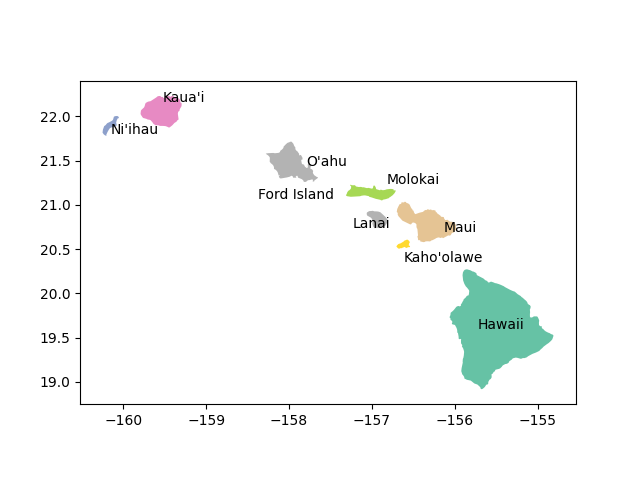

Reproduce this figure in Python.
import geopandas as gpd
import matplotlib.pyplot as plt
from shapely.geometry import Point
import sys

fig,ax = plt.subplots()

dbpath = '/Users/telliott/data/'
gdf = gpd.read_file(dbpath+
    'gz_2010_us_040_00_5m')
hawaii = gdf[gdf['NAME'] == 'Hawaii']

gs = hawaii.geometry
islands = gs.explode(index_parts=True)

names = ["Hawaii",
         "O'ahu",
         "Ni'ihau",
         "Kaua'i",
         "Molokai",
         "Kaho'olawe",
         "Maui",
         "Lanai",
         "Ford Island" ]   

ei = gpd.GeoDataFrame({},
    geometry = islands,
    crs = hawaii.crs)

ei['name'] = names
ei = ei[['name','geometry']]
ei.plot(cmap='Set2')

# not perfect, but you get the idea
def nudge(c,name):
    x,y = c.x,c.y
    if name == 'Hawaii':  x -= 0.2
    if name == 'Oahu':  y -= 0.1
    if name == "Ni'ihau":  y -= 0.1
    if name == "Kaua'i":  y += 0.1
    if name == 'Molokai':  x += 0.2; y += 0.1
    if name == "Kaho'olawe":  y -= 0.2
    if name == 'Maui':  x += 0.2; y -= 0.1
    if name == 'Lanai':  x -= 0.3; y -= 0.1
    if name == 'Ford Island':  x -= 0.4; y -= 0.4
    return x,y

for i,row in ei.iterrows():
    c = row.geometry.centroid
    xy = nudge(c,row['name'])
    plt.annotate(row['name'],xy=xy,) 

mod = sys.argv[0].split('.')[0]
plt.savefig(mod + '.png')
